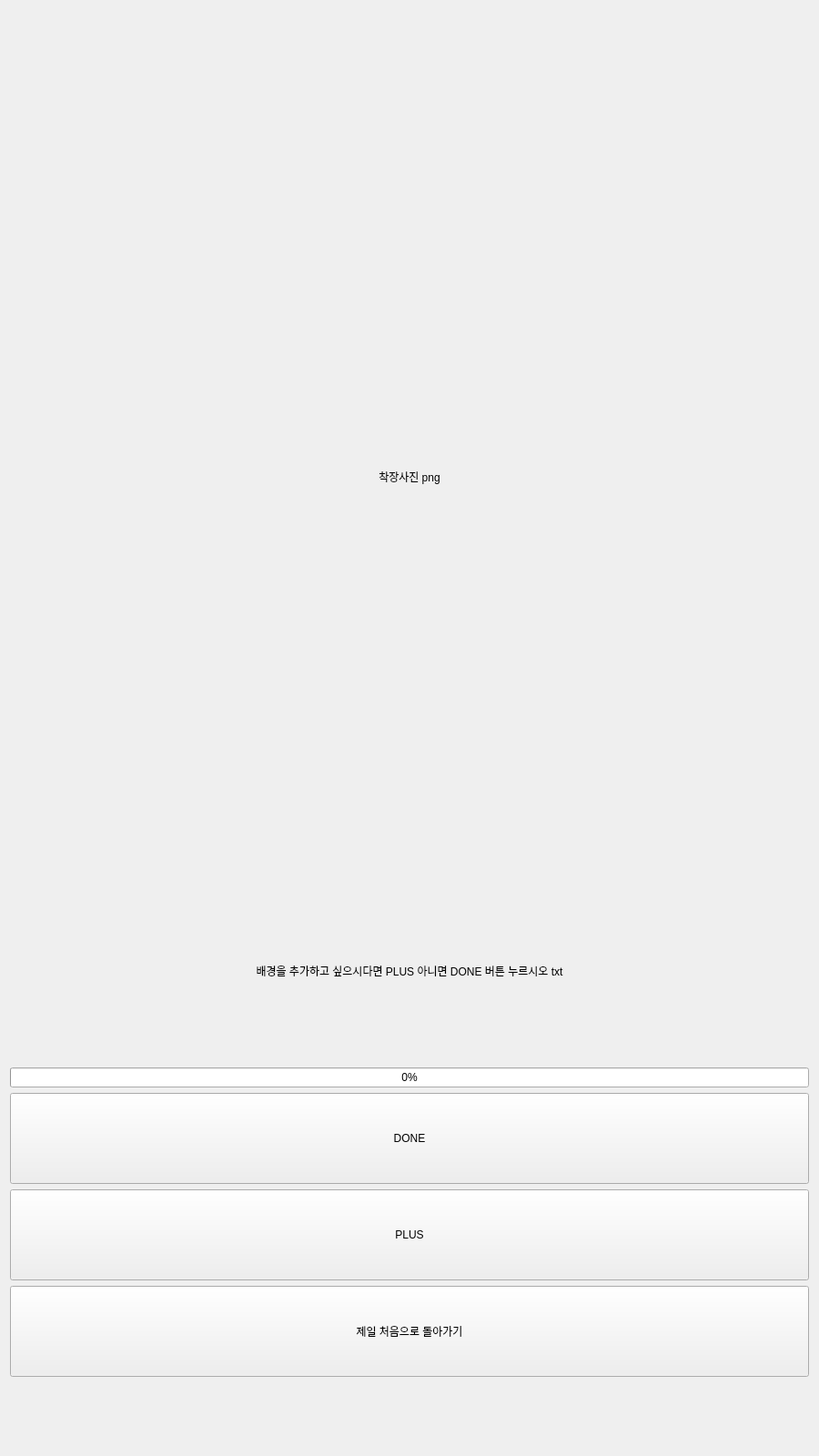
<?xml version="1.0" encoding="UTF-8"?>
<ui version="4.0">
 <class>Fifth_Window</class>
 <widget class="QWidget" name="Fifth_Window">
  <property name="geometry">
   <rect>
    <x>0</x>
    <y>0</y>
    <width>900</width>
    <height>1600</height>
   </rect>
  </property>
  <property name="minimumSize">
   <size>
    <width>900</width>
    <height>1600</height>
   </size>
  </property>
  <property name="maximumSize">
   <size>
    <width>900</width>
    <height>1600</height>
   </size>
  </property>
  <property name="windowTitle">
   <string>Form</string>
  </property>
  <layout class="QVBoxLayout" name="verticalLayout_2">
   <item>
    <layout class="QVBoxLayout" name="verticalLayout" stretch="1,4,1,0,1,1,1,1">
     <item>
      <widget class="QLabel" name="label_2">
       <property name="minimumSize">
        <size>
         <width>0</width>
         <height>70</height>
        </size>
       </property>
       <property name="maximumSize">
        <size>
         <width>16777215</width>
         <height>70</height>
        </size>
       </property>
       <property name="text">
        <string/>
       </property>
       <property name="pixmap">
        <pixmap>backup/temp2/배경이미지.png</pixmap>
       </property>
       <property name="alignment">
        <set>Qt::AlignCenter</set>
       </property>
      </widget>
     </item>
     <item>
      <widget class="QLabel" name="finish_photo">
       <property name="maximumSize">
        <size>
         <width>16777215</width>
         <height>1000</height>
        </size>
       </property>
       <property name="text">
        <string>착장사진 png</string>
       </property>
       <property name="alignment">
        <set>Qt::AlignCenter</set>
       </property>
      </widget>
     </item>
     <item>
      <widget class="QLabel" name="label_3">
       <property name="maximumSize">
        <size>
         <width>16777215</width>
         <height>200</height>
        </size>
       </property>
       <property name="text">
        <string>배경을 추가하고 싶으시다면 PLUS 아니면 DONE 버튼 누르시오 txt</string>
       </property>
       <property name="alignment">
        <set>Qt::AlignCenter</set>
       </property>
       <property name="wordWrap">
        <bool>true</bool>
       </property>
      </widget>
     </item>
     <item>
      <widget class="QProgressBar" name="progressBar">
       <property name="value">
        <number>0</number>
       </property>
      </widget>
     </item>
     <item>
      <widget class="QPushButton" name="done">
       <property name="sizePolicy">
        <sizepolicy hsizetype="Minimum" vsizetype="Maximum">
         <horstretch>0</horstretch>
         <verstretch>0</verstretch>
        </sizepolicy>
       </property>
       <property name="maximumSize">
        <size>
         <width>16777215</width>
         <height>100</height>
        </size>
       </property>
       <property name="text">
        <string>DONE</string>
       </property>
      </widget>
     </item>
     <item>
      <widget class="QPushButton" name="plus">
       <property name="sizePolicy">
        <sizepolicy hsizetype="Minimum" vsizetype="Maximum">
         <horstretch>0</horstretch>
         <verstretch>0</verstretch>
        </sizepolicy>
       </property>
       <property name="maximumSize">
        <size>
         <width>16777215</width>
         <height>100</height>
        </size>
       </property>
       <property name="text">
        <string>PLUS</string>
       </property>
      </widget>
     </item>
     <item>
      <widget class="QPushButton" name="pushButton">
       <property name="sizePolicy">
        <sizepolicy hsizetype="Minimum" vsizetype="Maximum">
         <horstretch>0</horstretch>
         <verstretch>0</verstretch>
        </sizepolicy>
       </property>
       <property name="maximumSize">
        <size>
         <width>16777215</width>
         <height>100</height>
        </size>
       </property>
       <property name="text">
        <string>제일 처음으로 돌아가기</string>
       </property>
      </widget>
     </item>
     <item>
      <widget class="QLabel" name="label">
       <property name="minimumSize">
        <size>
         <width>0</width>
         <height>70</height>
        </size>
       </property>
       <property name="maximumSize">
        <size>
         <width>16777215</width>
         <height>70</height>
        </size>
       </property>
       <property name="text">
        <string/>
       </property>
       <property name="pixmap">
        <pixmap>backup/temp2/배경이미지.png</pixmap>
       </property>
       <property name="alignment">
        <set>Qt::AlignCenter</set>
       </property>
      </widget>
     </item>
    </layout>
   </item>
  </layout>
 </widget>
 <resources/>
 <connections/>
</ui>
